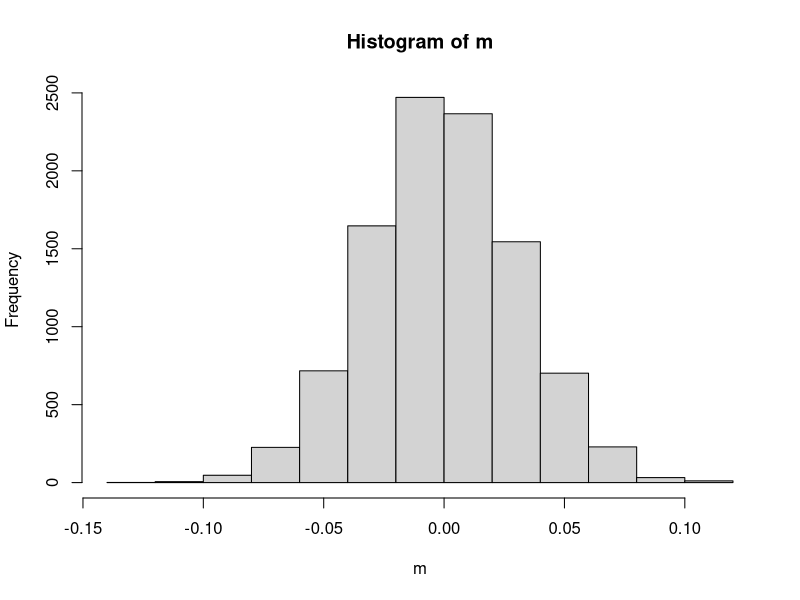

The R script that drew this image:
m = c() # create empty vektor

for(i in 1:10000) {
  m = c(m,mean(rnorm(1000, 0))) # append the mean of normal dist to m 
  
}

hist(m)
mean(m)

